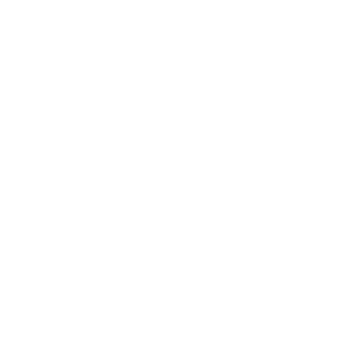
Frame 1 (no input)
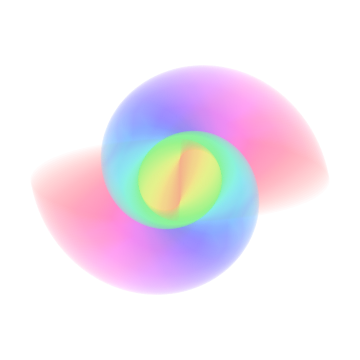
Frame 60 (the mouse pressed at the canvas centre just before this capture)
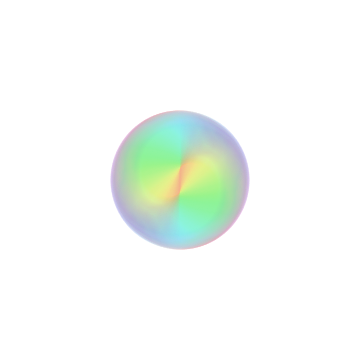
Frame 120 (the mouse held since frame 60 and released just before this capture)

The Processing sketch that drew these frames (run headless with seeded random() and noise(); from frame 60 on, the mouse is pressed at the canvas centre):

// Processing sketch: processing_104169
// ── processing_104169.pde

float t;
 
void setup() {
  size(360, 360);
  colorMode(HSB, 360, 100, 100);
  background(360);
  smooth();
  rectMode(CENTER);
  noStroke();
}
 
void draw() {
  background(360);
 
  for (int i = 360; i >= 0;i--) {
    pushMatrix();
    translate(width/2, height/2);
    rotate(radians(i));
    fill(i, 50, 100, 10);
    ellipse(0, 0, i*abs(cos(t)), 150*abs(sin(t)));
    popMatrix();
  }
  t += 0.01;
}
